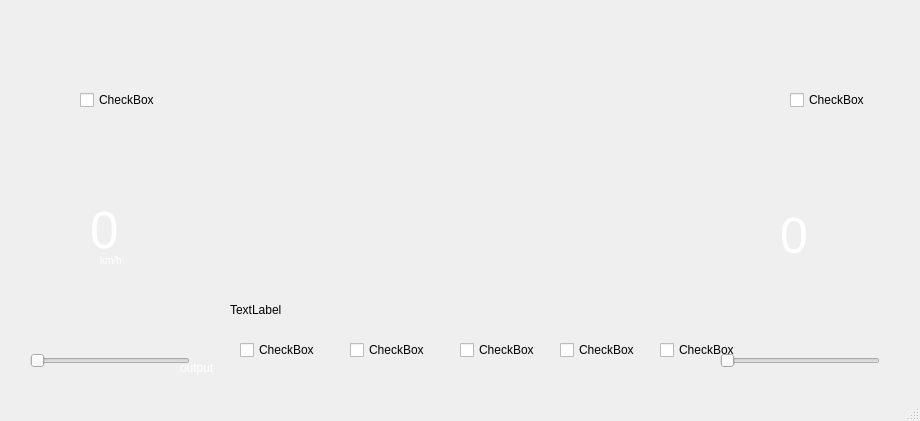
<?xml version="1.0" encoding="UTF-8"?>
<ui version="4.0">
 <class>MainWindowClass</class>
 <widget class="QMainWindow" name="MainWindowClass">
  <property name="geometry">
   <rect>
    <x>0</x>
    <y>0</y>
    <width>920</width>
    <height>421</height>
   </rect>
  </property>
  <property name="sizePolicy">
   <sizepolicy hsizetype="Fixed" vsizetype="Fixed">
    <horstretch>0</horstretch>
    <verstretch>0</verstretch>
   </sizepolicy>
  </property>
  <property name="minimumSize">
   <size>
    <width>920</width>
    <height>421</height>
   </size>
  </property>
  <property name="maximumSize">
   <size>
    <width>920</width>
    <height>421</height>
   </size>
  </property>
  <property name="cursor">
   <cursorShape>ArrowCursor</cursorShape>
  </property>
  <property name="windowTitle">
   <string>Dashboard (Server)</string>
  </property>
  <property name="autoFillBackground">
   <bool>false</bool>
  </property>
  <property name="styleSheet">
   <string notr="true"/>
  </property>
  <widget class="QWidget" name="centralwidget">
   <widget class="QLabel" name="label">
    <property name="geometry">
     <rect>
      <x>10</x>
      <y>-10</y>
      <width>981</width>
      <height>491</height>
     </rect>
    </property>
    <property name="text">
     <string/>
    </property>
    <property name="pixmap">
     <pixmap>dash.png</pixmap>
    </property>
   </widget>
   <widget class="QLabel" name="speed">
    <property name="geometry">
     <rect>
      <x>90</x>
      <y>200</y>
      <width>91</width>
      <height>61</height>
     </rect>
    </property>
    <property name="styleSheet">
     <string notr="true">
						color: white;
						font-size: 50px;
					</string>
    </property>
    <property name="text">
     <string>&lt;html&gt;&lt;head/&gt;&lt;body&gt;&lt;p&gt;&lt;span style=&quot; font-size:38pt;&quot;&gt;0&lt;/span&gt;&lt;/p&gt;&lt;/body&gt;&lt;/html&gt;</string>
    </property>
   </widget>
   <widget class="QLabel" name="label_3">
    <property name="geometry">
     <rect>
      <x>100</x>
      <y>250</y>
      <width>41</width>
      <height>21</height>
     </rect>
    </property>
    <property name="styleSheet">
     <string notr="true">
						color: white;
						font-size: 10px;
					</string>
    </property>
    <property name="text">
     <string>km/h</string>
    </property>
   </widget>
   <widget class="QLabel" name="degree">
    <property name="geometry">
     <rect>
      <x>780</x>
      <y>210</y>
      <width>31</width>
      <height>51</height>
     </rect>
    </property>
    <property name="styleSheet">
     <string notr="true">
						color: white;
						font-size: 50px;
					</string>
    </property>
    <property name="text">
     <string>0</string>
    </property>
   </widget>
   <widget class="QLabel" name="label_5">
    <property name="geometry">
     <rect>
      <x>220</x>
      <y>20</y>
      <width>471</width>
      <height>241</height>
     </rect>
    </property>
    <property name="styleSheet">
     <string notr="true">
						#centralWidget {
						border-image: url(:/res/background.jpg) 0 0 0 0 stretch stretch;
						}
					</string>
    </property>
    <property name="text">
     <string/>
    </property>
    <property name="pixmap">
     <pixmap>../../../Pictures/2022-06-25 at 15-10-25.png</pixmap>
    </property>
   </widget>
   <widget class="QLabel" name="larrow_b">
    <property name="geometry">
     <rect>
      <x>170</x>
      <y>130</y>
      <width>41</width>
      <height>31</height>
     </rect>
    </property>
    <property name="text">
     <string/>
    </property>
    <property name="pixmap">
     <pixmap>Oparrow.png</pixmap>
    </property>
   </widget>
   <widget class="QLabel" name="light_b">
    <property name="geometry">
     <rect>
      <x>440</x>
      <y>280</y>
      <width>49</width>
      <height>31</height>
     </rect>
    </property>
    <property name="text">
     <string/>
    </property>
    <property name="pixmap">
     <pixmap>lightOn.png</pixmap>
    </property>
   </widget>
   <widget class="QLabel" name="fuel_b">
    <property name="geometry">
     <rect>
      <x>230</x>
      <y>280</y>
      <width>51</width>
      <height>31</height>
     </rect>
    </property>
    <property name="text">
     <string/>
    </property>
    <property name="pixmap">
     <pixmap>lowfuel.png</pixmap>
    </property>
   </widget>
   <widget class="QLabel" name="fix_b">
    <property name="geometry">
     <rect>
      <x>650</x>
      <y>280</y>
      <width>41</width>
      <height>31</height>
     </rect>
    </property>
    <property name="text">
     <string/>
    </property>
    <property name="pixmap">
     <pixmap>fix.png</pixmap>
    </property>
   </widget>
   <widget class="QLabel" name="battery_b">
    <property name="geometry">
     <rect>
      <x>550</x>
      <y>280</y>
      <width>31</width>
      <height>31</height>
     </rect>
    </property>
    <property name="text">
     <string/>
    </property>
    <property name="pixmap">
     <pixmap>batterydown.png</pixmap>
    </property>
   </widget>
   <widget class="QLabel" name="opendoor_b">
    <property name="geometry">
     <rect>
      <x>340</x>
      <y>280</y>
      <width>31</width>
      <height>31</height>
     </rect>
    </property>
    <property name="text">
     <string/>
    </property>
    <property name="pixmap">
     <pixmap>opendoor.png</pixmap>
    </property>
   </widget>
   <widget class="QLabel" name="rarrow_b">
    <property name="geometry">
     <rect>
      <x>710</x>
      <y>130</y>
      <width>41</width>
      <height>31</height>
     </rect>
    </property>
    <property name="text">
     <string/>
    </property>
    <property name="pixmap">
     <pixmap>arrow.png</pixmap>
    </property>
   </widget>
   <widget class="QCheckBox" name="larrow_c">
    <property name="geometry">
     <rect>
      <x>80</x>
      <y>90</y>
      <width>76</width>
      <height>20</height>
     </rect>
    </property>
    <property name="text">
     <string>CheckBox</string>
    </property>
   </widget>
   <widget class="QLabel" name="label_6">
    <property name="geometry">
     <rect>
      <x>230</x>
      <y>300</y>
      <width>461</width>
      <height>20</height>
     </rect>
    </property>
    <property name="text">
     <string>TextLabel</string>
    </property>
   </widget>
   <widget class="QCheckBox" name="rarrow_c">
    <property name="geometry">
     <rect>
      <x>790</x>
      <y>90</y>
      <width>76</width>
      <height>20</height>
     </rect>
    </property>
    <property name="text">
     <string>CheckBox</string>
    </property>
   </widget>
   <widget class="QCheckBox" name="fix_c">
    <property name="geometry">
     <rect>
      <x>660</x>
      <y>340</y>
      <width>76</width>
      <height>20</height>
     </rect>
    </property>
    <property name="text">
     <string>CheckBox</string>
    </property>
   </widget>
   <widget class="QCheckBox" name="battery_c">
    <property name="geometry">
     <rect>
      <x>560</x>
      <y>340</y>
      <width>76</width>
      <height>20</height>
     </rect>
    </property>
    <property name="text">
     <string>CheckBox</string>
    </property>
   </widget>
   <widget class="QCheckBox" name="light_c">
    <property name="geometry">
     <rect>
      <x>460</x>
      <y>340</y>
      <width>76</width>
      <height>20</height>
     </rect>
    </property>
    <property name="text">
     <string>CheckBox</string>
    </property>
   </widget>
   <widget class="QCheckBox" name="opendoor_c">
    <property name="geometry">
     <rect>
      <x>350</x>
      <y>340</y>
      <width>76</width>
      <height>20</height>
     </rect>
    </property>
    <property name="text">
     <string>CheckBox</string>
    </property>
   </widget>
   <widget class="QCheckBox" name="fuel_c">
    <property name="enabled">
     <bool>true</bool>
    </property>
    <property name="geometry">
     <rect>
      <x>240</x>
      <y>340</y>
      <width>76</width>
      <height>20</height>
     </rect>
    </property>
    <property name="text">
     <string>CheckBox</string>
    </property>
   </widget>
   <widget class="QSlider" name="horizontalSlider">
    <property name="geometry">
     <rect>
      <x>30</x>
      <y>350</y>
      <width>160</width>
      <height>22</height>
     </rect>
    </property>
    <property name="maximum">
     <number>240</number>
    </property>
    <property name="orientation">
     <enum>Qt::Horizontal</enum>
    </property>
   </widget>
   <widget class="QSlider" name="horizontalSlider_2">
    <property name="geometry">
     <rect>
      <x>720</x>
      <y>350</y>
      <width>160</width>
      <height>22</height>
     </rect>
    </property>
    <property name="maximum">
     <number>8</number>
    </property>
    <property name="pageStep">
     <number>2</number>
    </property>
    <property name="orientation">
     <enum>Qt::Horizontal</enum>
    </property>
   </widget>
   <widget class="QLabel" name="output">
    <property name="geometry">
     <rect>
      <x>180</x>
      <y>360</y>
      <width>131</width>
      <height>16</height>
     </rect>
    </property>
    <property name="styleSheet">
     <string notr="true">color:white</string>
    </property>
    <property name="text">
     <string>output</string>
    </property>
   </widget>
   <zorder>larrow_c</zorder>
   <zorder>rarrow_c</zorder>
   <zorder>fix_c</zorder>
   <zorder>horizontalSlider_2</zorder>
   <zorder>battery_c</zorder>
   <zorder>light_c</zorder>
   <zorder>opendoor_c</zorder>
   <zorder>fuel_c</zorder>
   <zorder>horizontalSlider</zorder>
   <zorder>label</zorder>
   <zorder>speed</zorder>
   <zorder>label_3</zorder>
   <zorder>degree</zorder>
   <zorder>label_5</zorder>
   <zorder>larrow_b</zorder>
   <zorder>light_b</zorder>
   <zorder>fuel_b</zorder>
   <zorder>fix_b</zorder>
   <zorder>battery_b</zorder>
   <zorder>opendoor_b</zorder>
   <zorder>rarrow_b</zorder>
   <zorder>label_6</zorder>
   <zorder>output</zorder>
  </widget>
  <widget class="QStatusBar" name="statusbar"/>
 </widget>
 <resources/>
 <connections/>
</ui>
